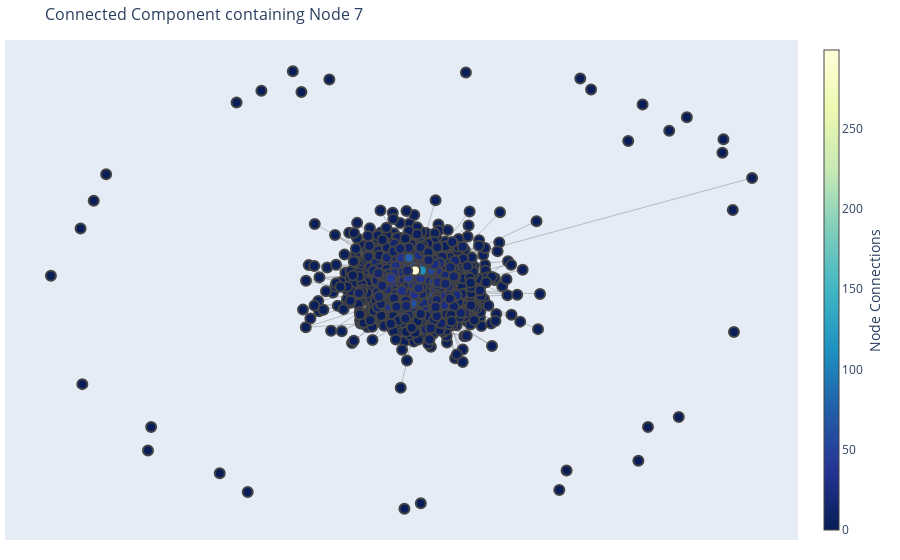

Source (notebook cell):
### Markdown cell above
### Visualising the largest component

### Code cell
graph_code.plot_connected_component(G, node=7)

### Figure 1 — Plotly figure (JSON) as saved in the notebook; plotly's stock layout.template omitted (floating-point values rounded to 4 significant figures; data arrays with more than 128 entries replaced by an {"elided": "..."} marker saying what was removed)
{"data": [{"hoverinfo": "none", "line": {"color": "#888", "width": 0.5}, "mode": "lines", "type": "scatter", "x": {"elided": "23277 float values"}, "y": {"elided": "23277 float values"}}, {"hoverinfo": "text", "marker": {"color": {"elided": "1000 int values"}, "colorbar": {"thickness": 15, "title": {"side": "right", "text": "Node Connections"}, "xanchor": "left"}, "colorscale": [[0, "rgb(255,255,217)"], [0.125, "rgb(237,248,177)"], [0.25, "rgb(199,233,180)"], [0.375, "rgb(127,205,187)"], [0.5, "rgb(65,182,196)"], [0.625, "rgb(29,145,192)"], [0.75, "rgb(34,94,168)"], [0.875, "rgb(37,52,148)"], [1, "rgb(8,29,88)"]], "line": {"width": 2}, "reversescale": true, "showscale": true, "size": 10}, "mode": "markers", "text": {"elided": "1000 str values"}, "type": "scatter", "x": {"elided": "1000 float values"}, "y": {"elided": "1000 float values"}}], "layout": {"hovermode": "closest", "margin": {"b": 20, "l": 5, "r": 5, "t": 40}, "showlegend": false, "title": {"font": {"size": 16}, "text": "Connected Component containing Node 7"}, "xaxis": {"showgrid": false, "showticklabels": false, "zeroline": false}, "yaxis": {"showgrid": false, "showticklabels": false, "zeroline": false}}}
